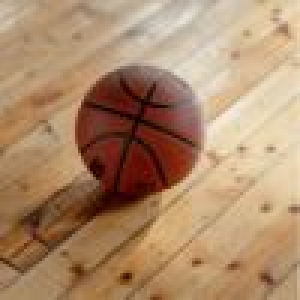
#> input picture Images/image.jpg, 100 x 100 px, given in place of base.png, which was not available (shown 3 times larger)
$ python Image_based.py
#> lines starting #> are read from the running program, lines starting #| are printed output that depends on the picture; pictures that were not available may be replaced by others from this repository, and a replacement may not be noted
from PIL import Image
import os

# put message in base image
def encode(base_path, secret_path, output_path):
    # set to RGB format
#> called with base_path = 'Steganography/Image Based/base.png', secret_path = 'Steganography/Image Based/message.png', output_path = 'Steganography/Results/output_image2.png'
    base_img = Image.open(base_path).convert("RGB")
#> base_img is the input picture: PIL image 100x100 RGB; mean R, G, B 173.5, 139.1, 107.3
    secret_img = Image.open(secret_path).convert("RGB")
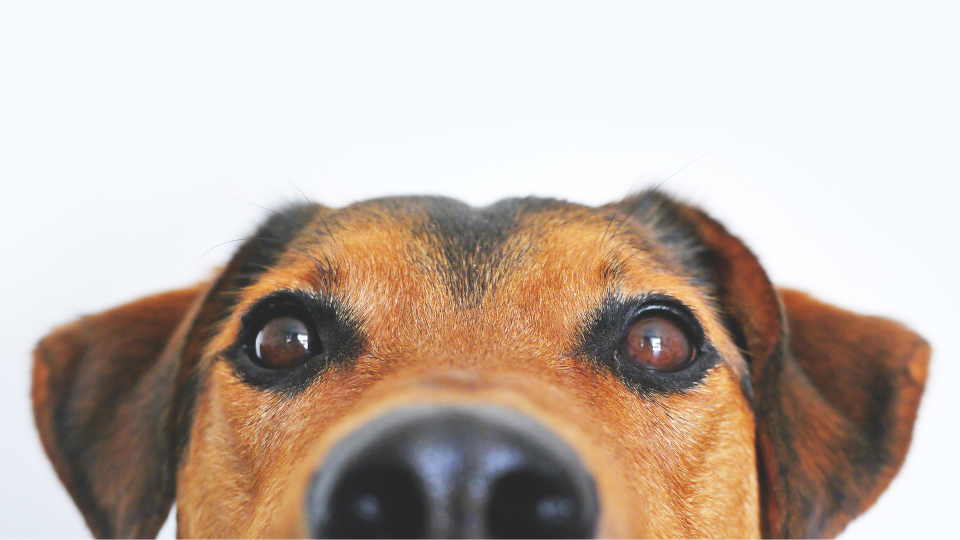
#> input picture Steganography/Image Based/message.png, 1920 x 1080 px, found by its file name (shown at 1/2 size)

    # get the pixel info
    base_pixels = base_img.load()
    secret_pixels = secret_img.load()

    # reformat to match base image
    width, height = base_img.size
#> width = 100; height = 100
    secret_img = secret_img.resize((width, height))  # Ensure same size
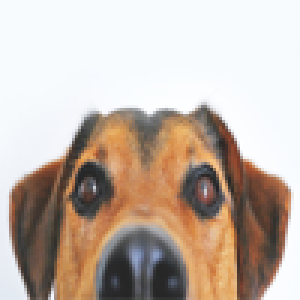
#> secret_img: PIL image 100x100 RGB (shown 3 times larger); mean R, G, B 194.6, 180.1, 169.4

    # check every pixel
    for y in range(height):
        for x in range(width):
            # get RGB values for base and secret image
            r_base, g_base, b_base = base_pixels[x, y]
            r_secret, g_secret, b_secret = secret_pixels[x, y]

            """
            Use 4 bits of secret data per color channel

            1. save the upper 4 bits of the base color
            2. get the upper 4 bits of secret color
            3. combine the two
            4. repeat for a 4 values

            *** May be a problem if 4 bits, thats a lot of info
            and lose so much data (half) ***
            """
            r_new = (r_base & 0xF0) | (r_secret >> 4)
            g_new = (g_base & 0xF0) | (g_secret >> 4)
            b_new = (b_base & 0xF0) | (b_secret >> 4)

            # update!
            base_pixels[x, y] = (r_new, g_new, b_new)

    base_img.save(output_path)
    print(f"[+] Encoded image saved to {output_path}")

# give my image back!
def decode(encoded_path, output_folder):
    # set up
    encoded_img = Image.open(encoded_path).convert("RGB")
    width, height = encoded_img.size
    decoded_img = Image.new("RGB", (width, height)) # the cool looking map

    # get access to pixels
    encoded_pixels = encoded_img.load()
    decoded_pixels = decoded_img.load()

    # go through each pixel (once again)
    for y in range(height):
        for x in range(width):
            r, g, b = encoded_pixels[x, y]

            # get the hidden 4 values back for RGB
            r_hidden = (r & 0x0F) << 4
            g_hidden = (g & 0x0F) << 4
            b_hidden = (b & 0x0F) << 4

            # update
            decoded_pixels[x, y] = (r_hidden, g_hidden, b_hidden)

    output_path = os.path.join(output_folder, "extracted_secret.png")
    decoded_img.save(output_path)
    print(f"[+] Secret image extracted and saved to {output_path}")

# cool looking greyscale map of the changes
def generate_change_map(original_path, encoded_path, output_path):
    # get the base and encoded
#> called with original_path = 'Steganography/Image Based/base.png', encoded_path = 'Steganography/Results/output_image2.png', output_path = 'Steganography/Results/change_map.png'
    original = Image.open(original_path).convert("RGB")
    encoded = Image.open(encoded_path).convert("RGB")

    # load the pixels
    change_map = Image.new("L", original.size)
#> change_map: PIL image 100x100 L; every value is 0
    orig_pixels = original.load()
    enc_pixels = encoded.load()
    change_pixels = change_map.load()

    # check every pixel (maybe we can make shortcut for this somehow)
    for x in range(original.width):
        for y in range(original.height):
            r1, g1, b1 = orig_pixels[x, y]
            r2, g2, b2 = enc_pixels[x, y]

            # Check for changes in lower 4 bits in any channel
            changes = int((r1 & 0x0F) != (r2 & 0x0F)) + \
                      int((g1 & 0x0F) != (g2 & 0x0F)) + \
                      int((b1 & 0x0F) != (b2 & 0x0F))

            # Scale to 0, 85, 170, 255 for visualization
            change_pixels[x, y] = changes * 85

    change_map.save(output_path)
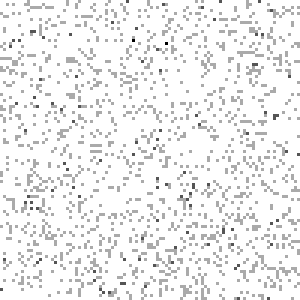
#> saved as change_map.png: PIL image 100x100 L (shown 3 times larger); min 0, max 255, mean 239.9
    print(f"[+] Change map saved to {output_path}")


if __name__ == "__main__":
    base_path = 'Steganography/Image Based/base.png'
    secret_path = 'Steganography/Image Based/message.png'
    output_path = 'Steganography/Results/output_image2.png'
    output_folder = 'Steganography/Results/'

    print("Encoding...")
    encode(base_path, secret_path, output_path)

    print("Generating change map...")
    generate_change_map(base_path, output_path, 'Steganography/Results/change_map.png')

    print("Decoding...")
    decode(output_path, output_folder)
#> in decode, `decoded_img = Image.new("RGB", (width, height))`: decoded_img: PIL image 100x100 RGB; every value is 0
